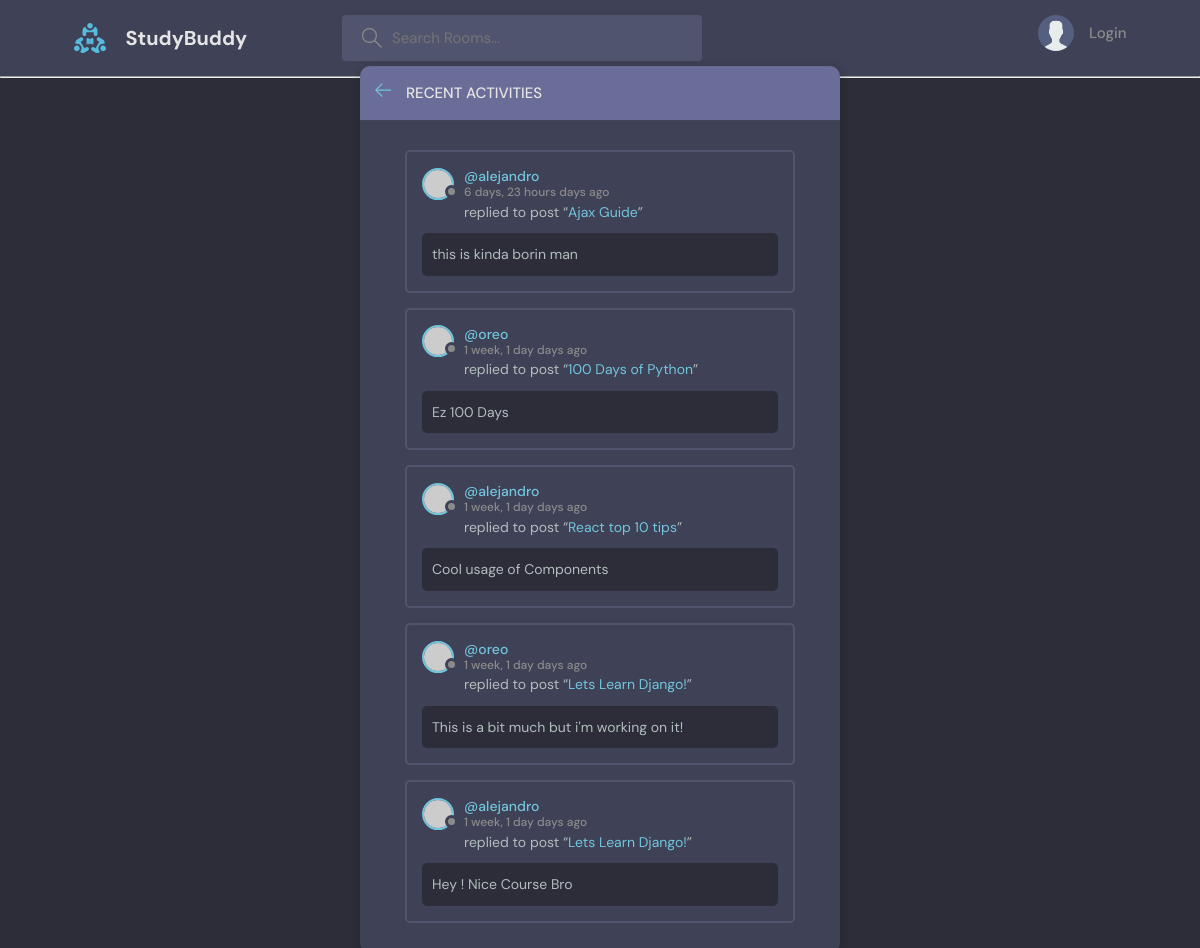
/activity/, run on an earlier commit of the app's database.
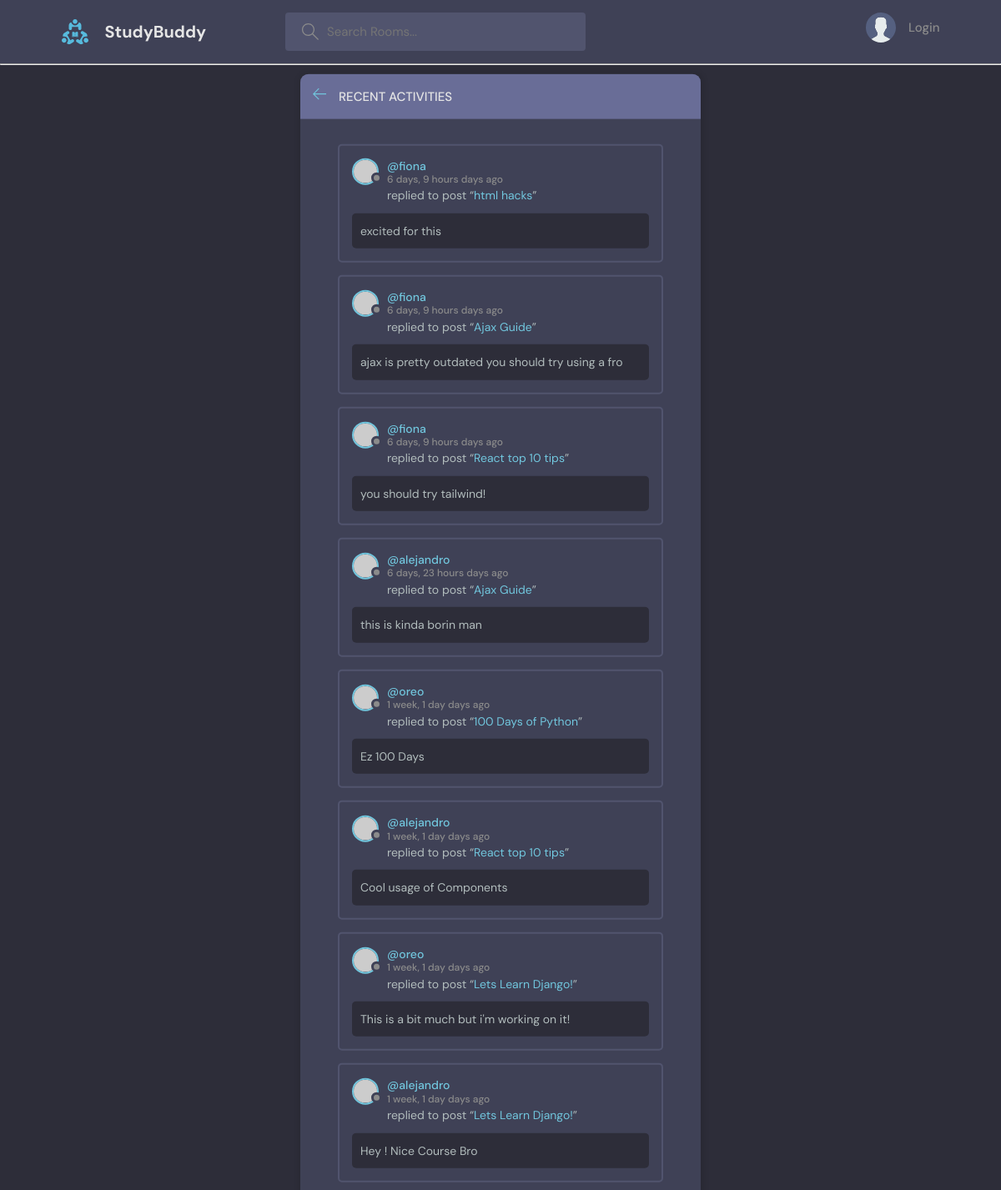
And on a later commit of the database.
### base/models.py (models this page shows)
class Message(models.Model):
    user = models.ForeignKey(User , on_delete=models.CASCADE) # A message only has one user
    room = models.ForeignKey(Room , on_delete=models.CASCADE) # CASCADE Means if room is deleted the Message will also be deleted
    body = models.TextField(max_length=250)
    updated = models.DateTimeField(auto_now=True) #Automatic DateTimeField | Everytime we save
    created = models.DateTimeField(auto_now_add=True) #When we first save
    class Meta:
        ordering = ['-updated', '-created'] # if with "-" it will be reversed
    def __str__(self):
        return self.body[0:50]

class Room(models.Model):
    host = models.ForeignKey(User , on_delete=models.SET_NULL , null=True)
    topic = models.ForeignKey(Topic , on_delete=models.SET_NULL , null=True) # When the topic is deleted room will remain
    name = models.CharField(max_length=200)
    description = models.TextField(null=True ,blank=True, max_length=200) # Null meaning it can be blank
    participants = models.ManyToManyField(User , related_name="participants" , blank=True)
    updated = models.DateTimeField(auto_now=True) #Automatic DateTimeField | Everytime we save
    created = models.DateTimeField(auto_now_add=True) #When we first save
    class Meta:
        ordering = ['-updated', '-created'] # if with "-" it will be reversed
    def __str__(self):
        return self.name

### base/views.py (the view)
# urls.py: path('activity/' , views.activityPage , name="activity"),
def activityPage(request):
    room_messages = Message.objects.all()
    context = {'room_messages' : room_messages}
    return render(request , 'base/activity.html' , context)

### base/templates/base/activity.html (shortened to what this page needs)
{% extends "main.html" %}
{% block content %}
<main class="layout">
  <div class="container">
    <div class="layout__box">
      <div class="layout__boxHeader">
        <div class="layout__boxTitle">
          <a href="{% url 'home' %}">
            <svg version="1.1" xmlns="http://www.w3.org/2000/svg" width="32" height="32" viewBox="0 0 32 32">
              <title>arrow-left</title>
              <path
                d="M13.723 2.286l-13.723 13.714 13.719 13.714 1.616-1.611-10.96-10.96h27.625v-2.286h-27.625l10.965-10.965-1.616-1.607z">
              </path>
            </svg>
          </a>
          <h3>Recent Activities</h3>
        </div>
      </div>
      <div class="activities-page layout__body">
        {% for message in room_messages %}
        <div class="activities__box">
          <div class="activities__boxHeader roomListRoom__header">
            <a href="{% url 'profile' message.user.id %}" class="roomListRoom__author">
              <div class="avatar avatar--small">
                <img src="https://randomuser.me/api/portraits/women/11.jpg" />
              </div>
              <p>
                @{{message.user}}
                <span>{{message.created|timesince}} days ago</span>
              </p>
            </a>
          </div>
          <div class="activities__boxContent">
            <p>replied to post “<a href="{% url 'room' message.room.id %}">{{message.room}}</a>”</p>
            <div class="activities__boxRoomContent">
              {{message}}
            </div>
          </div>
        </div>
        {% endfor %}
      </div>
    </div>
  </div>
</main>
{% endblock %}

### templates/main.html (shortened to what this page needs)
<!DOCTYPE html>
{% load static %}
<html lang="en">
<head>
    <link rel="stylesheet" href="{% static 'styles/style.css' %}" />
</head>
<body>
    {% include 'navbar.html'%}
    {% block content %}
    {% endblock %}
</body>
</html>

### templates/navbar.html (shortened to what this page needs)
{% load static %}
<header class="header header--loggedIn">
    <div class="container">
        <a href="{% url 'home' %}" class="header__logo">
            <img src="{% static 'images/logo.svg' %}" />
            <h1>StudyBuddy</h1>
        </a>
        <form class="header__search" method="GET" action="{% url 'home' %}">
            <label>
                <input type="text" name="q" placeholder="Search Rooms..." />
            </label>
        </form>
        <nav class="header__menu">
            {% if request.user.is_authenticated %}
            <div class="header__user">
                <a href="{% url 'profile' user.id %}">
                    <div class="avatar avatar--medium active">
                        <img src="https://randomuser.me/api/portraits/men/37.jpg" />
                    </div>
                    <p>{{request.user.username}} <span>@{{request.user.username}}</span></p>
                </a>
                <button class="dropdown-button">
                    <svg version="1.1" xmlns="http://www.w3.org/2000/svg" width="32" height="32" viewBox="0 0 32 32">
                        <title>chevron-down</title>
                        <path d="M16 21l-13-13h-3l16 16 16-16h-3l-13 13z"></path>
                    </svg>
                </button>
            </div>
            {% else %}
            <a href="{% url 'login'%}">
            <img src="{% static 'images/avatar.svg' %}" />
            <p>Login</p>
            </a>
            {% endif %}
        </nav>
    </div>
</header>
<hr>

### static/styles/style.css (style rules this page uses)
:root { --color-main: #71c6dd; --color-main-light: #e1f6fb; --color-dark: #3f4156; --color-dark-medium: #51546e; --color-dark-light: #696d97; --color-light: #e5e5e5; --color-gray: #8b8b8b; --color-light-gray: #b2bdbd; --color-bg: #2d2d39; --color-success: #5dd693; --color-error: #fc4b0b; }
* { font-family: "DM Sans", -apple-system, BlinkMacSystemFont, "Segoe UI", Roboto, Oxygen, Ubuntu, Cantarell, "Open Sans", "Helvetica Neue", sans-serif; margin: 0; padding: 0; box-sizing: border-box; text-rendering: optimizeLegibility; font-size: inherit; }
html { font-size: 56.25%; }
@media only screen and (min-width: 1200px) { html { font-size: 62.5%; } }
body { line-height: 1.6; font-weight: 400; font-size: 1.5rem; color: var(--color-light-gray); background-color: var(--color-bg); min-height: 100vh; }
img { width: 100%; }
a { display: inline-block; color: var(--color-main); text-decoration: none; }
.container { max-width: 120rem; width: 90%; margin: auto; }
.avatar { position: relative; display: inline-block; border-radius: 50%; border: 2px solid var(--color-main); }
.avatar img { display: block; border-radius: 50%; object-fit: cover; object-position: center; }
.avatar::after { content: ""; display: block; position: absolute; background-color: var(--color-gray); z-index: 111; border-radius: 50%; border: 0.3rem solid var(--color-dark); }
.avatar.avatar--small img { width: 2.8rem; height: 2.8rem; }
.avatar.avatar--small:after { width: 0.7rem; height: 0.7rem; bottom: 0px; right: -6px; }
.header { padding: 1.5rem; background-color: var(--color-dark); }
.header > .container { display: flex; gap: 9.5rem; }
.header__logo, .header__user { display: flex; gap: 2rem; align-items: center; }
.header__logo > img { height: 3.2rem; width: 3.2rem; }
.header__logo > h1 { font-weight: 700; font-size: 2rem; color: var(--color-light); }
.header__search > label { background-color: var(--color-dark-medium); padding: 1.3rem 1rem; display: flex; align-items: center; gap: 1rem; border-radius: 4px; }
.header__search svg { fill: var(--color-gray); width: 2rem; height: 2rem; margin-left: 1rem; }
.header__search input { width: 30rem; background: transparent; border: none; outline: none; color: var(--color-light); }
.header__menu { margin-left: auto; position: relative; }
.header__menu a { display: flex; gap: 1.5rem; align-items: center; font-weight: 500; text-decoration: none; color: var(--color-gray); }
.header__menu img { height: 3.6rem; }
.header__menu p { line-height: 1.2; }
.layout { margin-top: 2.4rem; }
.layout > .container { display: flex; justify-content: space-between; align-items: flex-start; }
.layout__box { width: 90%; max-width: 48rem; min-height: 40rem; position: absolute; top: 50%; left: 50%; transform: translate(-50%, -46%); background-color: var(--color-dark); border-radius: 1rem; box-shadow: 1px 1px 6px 3px rgba(0, 0, 0, 0.1); overflow: hidden; }
.layout__boxHeader { display: flex; padding: 1.5rem; background-color: var(--color-dark-light); }
.layout__boxTitle { display: flex; gap: 1.5rem; align-items: center; }
.layout__boxTitle h3 { text-transform: uppercase; font-weight: 500; color: var(--color-light); }
.layout__boxTitle svg { width: 1.6rem; height: 1.6rem; fill: var(--color-main); }
.layout__body { margin: 3rem; }
.roomListRoom__header { display: flex; justify-content: space-between; align-items: center; }
.roomListRoom__author { font-weight: 500; display: flex; align-items: center; gap: 1rem; }
.activities__box { margin: 1.5rem; padding: 1.5rem; border: 2px solid var(--color-dark-medium); border-radius: 5px; }
.activities__boxHeader p { font-size: 1.4rem; line-height: 1.3; }
.activities__boxHeader p span { color: var(--color-gray); font-size: 1.2rem; display: block; }
.activities__boxContent { margin-left: 4.2rem; }
.activities__boxContent { font-size: 1.4rem; }
.activities__boxRoomContent { background: var(--color-bg); padding: 1rem; border-radius: 5px; margin-top: 1rem; margin-left: -4.2rem; }

What changed in the data, as far as the page shows it:
added Message: user "fiona", created "6 days, 9 hours", room "html hacks", body "excited for this"
added Message: user "fiona", created "6 days, 9 hours", room "Ajax Guide", body "ajax is pretty outdated you should try using a fro"
added Message: user "fiona", created "6 days, 9 hours", room "React top 10 tips", body "you should try tailwind!"
